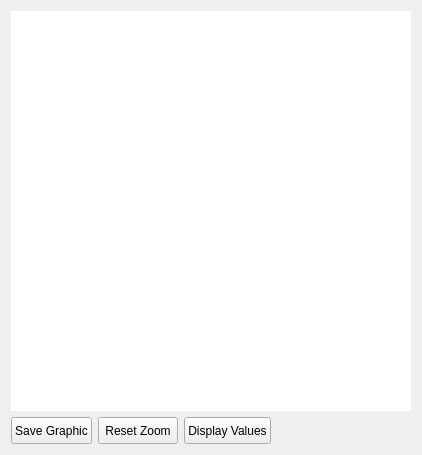
          <widget class="QWidget" name="tab_hwmRegression">
           <attribute name="title">
            <string>Regression</string>
           </attribute>
           <layout class="QVBoxLayout" name="verticalLayout_8">
            <item>
             <widget class="ChartView" name="graphics_hwm" native="true">
              <property name="sizePolicy">
               <sizepolicy hsizetype="Expanding" vsizetype="Expanding">
                <horstretch>0</horstretch>
                <verstretch>0</verstretch>
               </sizepolicy>
              </property>
              <property name="minimumSize">
               <size>
                <width>400</width>
                <height>400</height>
               </size>
              </property>
              <property name="styleSheet">
               <string notr="true">background-color: rgb(255, 255, 255);</string>
              </property>
             </widget>
            </item>
            <item>
             <layout class="QHBoxLayout" name="horizontalLayout_32">
              <item>
               <widget class="QPushButton" name="button_saveHWMScatter">
                <property name="minimumSize">
                 <size>
                  <width>0</width>
                  <height>27</height>
                 </size>
                </property>
                <property name="maximumSize">
                 <size>
                  <width>16777215</width>
                  <height>27</height>
                 </size>
                </property>
                <property name="text">
                 <string>Save Graphic</string>
                </property>
               </widget>
              </item>
              <item>
               <widget class="QPushButton" name="button_hwmResetZoom">
                <property name="minimumSize">
                 <size>
                  <width>0</width>
                  <height>27</height>
                 </size>
                </property>
                <property name="maximumSize">
                 <size>
                  <width>16777215</width>
                  <height>27</height>
                 </size>
                </property>
                <property name="text">
                 <string>Reset Zoom</string>
                </property>
               </widget>
              </item>
              <item>
               <widget class="QPushButton" name="button_hwmDisplayValues">
                <property name="minimumSize">
                 <size>
                  <width>0</width>
                  <height>27</height>
                 </size>
                </property>
                <property name="maximumSize">
                 <size>
                  <width>16777215</width>
                  <height>27</height>
                 </size>
                </property>
                <property name="text">
                 <string>Display Values</string>
                </property>
                <property name="checkable">
                 <bool>true</bool>
                </property>
               </widget>
              </item>
              <item>
               <spacer name="horizontalSpacer_38">
                <property name="orientation">
                 <enum>Qt::Horizontal</enum>
                </property>
                <property name="sizeHint" stdset="0">
                 <size>
                  <width>40</width>
                  <height>20</height>
                 </size>
                </property>
               </spacer>
              </item>
             </layout>
            </item>
           </layout>
          </widget>
